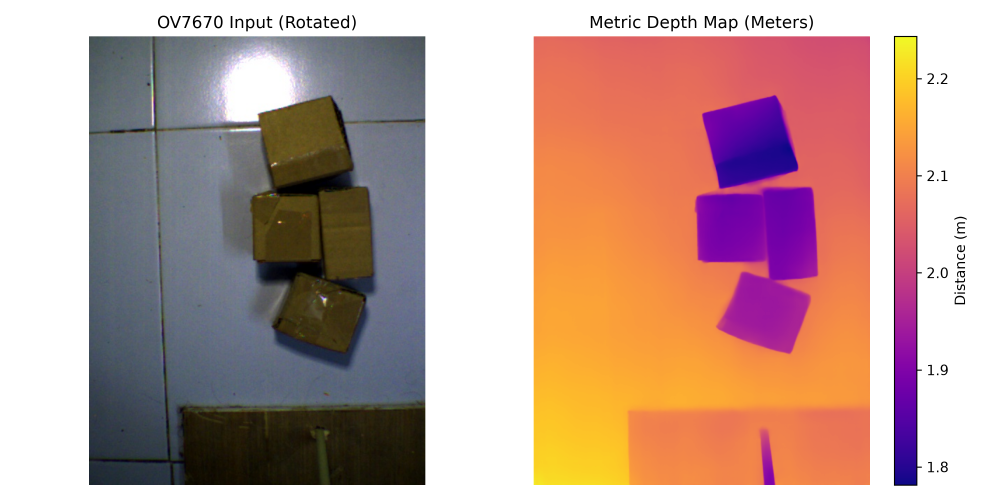
#> input picture ov7670_depth_map.png, 3000 x 1500 px (shown at 1/3 size)
$ python stereo_depth_pipeline.py ov7670_depth_map.png ov7670_depth_map.png   (older library calls are emulated)
#> lines starting #> are read from the running program, lines starting #| are printed output that depends on the picture
#!/usr/bin/env python3
"""
stereo_depth.py - clean depth map from a calibrated stereo pair (e.g. 2x OV7670, 640x480).

Pipeline
  1. Load calibration (mtx_l, dist_l, mtx_r, dist_r, R, T) and rectify both images
  2. Diagnostics: check row alignment / disparity sign with ORB matches (finds calibration problems)
  3. Preprocess: denoise -> histogram-match right to left -> mild CLAHE -> light blur
  4. StereoSGBM (3-way) with numDisparities chosen from your data / geometry
  5. Confidence filtering: WLS filter (opencv-contrib) or left-right consistency check (fallback)
  6. Speckle removal, hole filling, horizontal-median (kills vertical stripes), 2D median, bilateral
  7. Disparity -> depth (Z = f*B/d), save results, plot rectified pair + 2D depth + 3D depth

Usage
  python stereo_depth.py left.jpg right.jpg
  python stereo_depth.py left.jpg right.jpg --min-depth 300 --block-size 9
  python stereo_depth.py --help        (every parameter below is a command-line option)

Depth units = units of T in your calibration file (mm if you gave the square size in mm).

Install:  pip install numpy matplotlib opencv-contrib-python
          (opencv-contrib is needed for the WLS filter; the script falls back without it)
"""
import argparse
import os
import time
from dataclasses import dataclass, fields

import cv2
import numpy as np
import matplotlib.pyplot as plt
from mpl_toolkits.mplot3d import Axes3D  # noqa: F401  (registers the 3d projection)

# ----------------------------------------------------------------------------
# Defaults - edit here, or override on the command line
# ----------------------------------------------------------------------------
LEFT_IMAGE = "dataset/218_left.jpg"
RIGHT_IMAGE = "dataset/218_right.jpg"
CALIB_FILE = "stereo_calibration_params.npz"

HAS_XIMGPROC = hasattr(cv2, "ximgproc")
INVALID16 = -32768


@dataclass
class Config:
    # --- geometry -----------------------------------------------------------
    t_scale: float = 110.0          # multiply T by this (e.g. 10 if T is in cm and you want mm)
    alpha: float = 0.5            # rectify crop: 0 = crop to valid pixels, 1 = keep everything
    # --- preprocessing ------------------------------------------------------
    denoise: bool = False          # non-local-means denoise (OV7670 + JPEG noise)
    denoise_h: float = 6.0        # denoise strength (3-10)
    hist_match: bool = False       # match right histogram to left (brightness/gain differences)
    clahe: bool = False            # mild local contrast (strong CLAHE amplifies noise on flat areas!)
    clahe_clip: float = 1.5
    clahe_tile: int = 8
    blur_sigma: float = 0.0       # final light Gaussian blur, 0 = off
    # --- StereoSGBM ---------------------------------------------------------
    min_disp: int = -1            # -1 = auto (search band start, from ORB matches / --max-depth)
    num_disp: int = 208             # 0 = auto (band width, from ORB matches / --min-depth)
    min_depth: float = 0.0        # closest object you care about (units of T); sets the band end
    block_size: int = 7           # odd, 5-9 for 640x480 noisy sensor
    p1_mult: int = 2              # P1 = p1_mult * block^2
    p2_mult: int = 8             # P2 = p2_mult * block^2  (larger = smoother planes)
    uniqueness: int = 2
    pre_filter_cap: int = 0
    full_dp: bool = True         # True = SGBM_HH (slower, a bit better) instead of 3WAY
    # --- confidence filtering ----------------------------------------------
    wls: bool = True              # WLS filter if opencv-contrib is installed
    wls_lambda: float = 8000.0
    wls_sigma: float = 1.25
    conf_thresh: float = 0.0     # WLS confidence 0-255; raise for cleaner/sparser output
    lr_thresh: float = 1.0        # fallback left-right consistency threshold (px)
    # --- post-processing ----------------------------------------------------
    speckle_size: int = 10       # remove disparity blobs smaller than this (px), 0 = off
    speckle_diff: float = 0.3     # max disparity jump inside a blob (px)
    fill_holes: bool = False       # output: fill invalid pixels from the farther neighbour on the row
    close_ksize: int = 2          # when fill_holes is off: close pinholes up to this size, 0/1 = off
    stripe_ksize: int = 2         # horizontal median width (kills vertical stripes), 1 = off
    median_ksize: int = 2         # 2D median (3 or 5)
    bilateral: bool = False        # edge-preserving final smoothing
    max_depth: float = 0.0        # farthest depth you care about; also starts the search band here, 0 = off
    # --- calibration image size (set via --calib-size W H) ------------------
    calib_size: tuple = (480, 640)


# ----------------------------------------------------------------------------
# Calibration & rectification
# ----------------------------------------------------------------------------
def load_calibration(path, t_scale):
    data = np.load(path)
    calib = {k: np.asarray(data[k], dtype=np.float64)
             for k in ("mtx_l", "dist_l", "mtx_r", "dist_r", "R", "T")}
    calib["T"] = calib["T"].reshape(3, 1) * t_scale
    return calib


# [27 lines left out: functions _scale_K, build_rectifier, not called in this run]


def rectify(img, maps):
    return cv2.remap(img, maps[0], maps[1], cv2.INTER_LINEAR)


# ----------------------------------------------------------------------------
# Diagnostics: is the rectified pair really row-aligned?
# ----------------------------------------------------------------------------
# [244 lines left out: functions check_rectification, choose_disp_range, match_histogram, preprocess, make_sgbm, compute_disparity and 6 more, not called in this run]


# ----------------------------------------------------------------------------
def parse_args():
    ap = argparse.ArgumentParser(description="Clean depth map from a calibrated stereo pair.",
                                 formatter_class=argparse.ArgumentDefaultsHelpFormatter)
    ap.add_argument("left", nargs="?", default=LEFT_IMAGE, help="left image")
    ap.add_argument("right", nargs="?", default=RIGHT_IMAGE, help="right image")
    ap.add_argument("--calib", default=CALIB_FILE, help="calibration .npz")
    ap.add_argument("--calib-size", type=int, nargs=2, metavar=("W", "H"), default=None,
                    help="image size used during calibration (default 640 480); intrinsics are "
                         "rescaled if your images differ")
    ap.add_argument("--out-dir", default="output")
    ap.add_argument("--save-ply", action="store_true", help="also save a coloured point cloud")
    ap.add_argument("--no-plot", action="store_true", help="save plots but don't open windows")
    ap.add_argument("--clip-pct", type=float, default=5.0,
                    help="colour range of the plots = this..100-this percentile of depth")
    ap.add_argument("--surface-step", type=int, default=4, help="pixel stride for the 3D surface")
    defaults = Config()
    for f in fields(Config):
        if f.name == "calib_size":
            continue
        v = getattr(defaults, f.name)
        flag = "--" + f.name.replace("_", "-")
        if isinstance(v, bool):
            ap.add_argument(flag, action=argparse.BooleanOptionalAction, default=v)
        else:
            ap.add_argument(flag, type=type(v), default=v)
    args = ap.parse_args()
    cfg = Config(**{f.name: getattr(args, f.name) for f in fields(Config) if f.name != "calib_size"})
    if args.calib_size:
        cfg.calib_size = tuple(args.calib_size)
    return args, cfg


def main():
    args, cfg = parse_args()
    os.makedirs(args.out_dir, exist_ok=True)
    cfg.block_size |= 1                          # SGBM needs an odd window

    l_bgr = cv2.imread(args.left, cv2.IMREAD_COLOR)
#> l_bgr is the input picture: shape (1500, 3000, 3); mean B, G, R 151.2, 159.2, 192
    r_bgr = cv2.imread(args.right, cv2.IMREAD_COLOR)
    l_bgr = cv2.rotate(l_bgr, cv2.ROTATE_90_COUNTERCLOCKWISE)
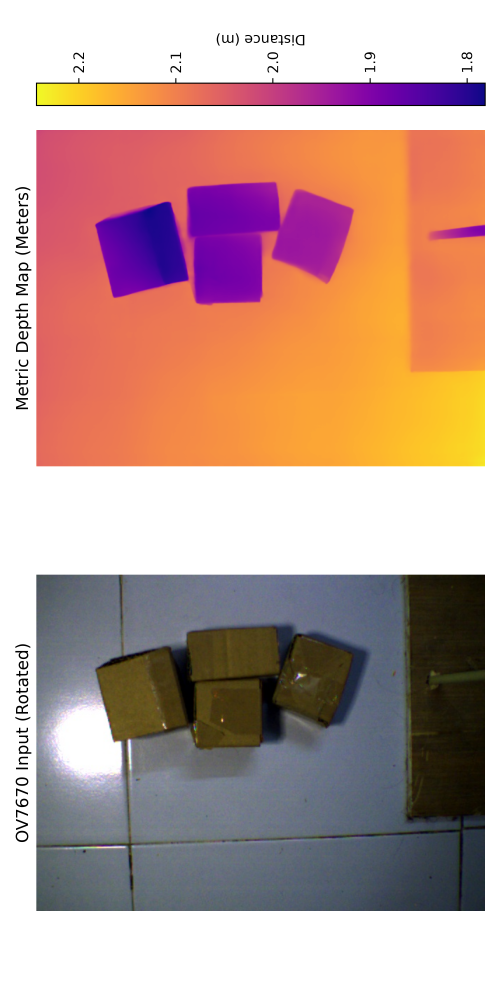
#> l_bgr: shape (3000, 1500, 3) (shown at 1/3 size); mean B, G, R 151.2, 159.2, 192
    r_bgr = cv2.rotate(r_bgr, cv2.ROTATE_90_COUNTERCLOCKWISE)
    if l_bgr is None or r_bgr is None:
        raise SystemExit("Could not read images: %s / %s" % (args.left, args.right))
    if l_bgr.shape != r_bgr.shape:
        raise SystemExit("Left and right images must have the same size.")
    h, w = l_bgr.shape[:2]
#> h = 3000; w = 1500

    calib = load_calibration(args.calib, cfg.t_scale)
    sx, sy = w / cfg.calib_size[0], h / cfg.calib_size[1]
    if abs(sx - 1) > 1e-3 or abs(sy - 1) > 1e-3:
        print('NOTE: images are %dx%d but --calib-size is %dx%d (W H): intrinsics scaled by x%.3f / y%.3f.%s'
              % (w, h, cfg.calib_size[0], cfg.calib_size[1], sx, sy,
                 '  Different x/y factors distort the geometry - check width/height are not swapped.'
                 if abs(sx - sy) > 0.01 else ''))
    rect = build_rectifier(calib, (w, h), cfg)
    f, B = rect["f"], rect["B"]
    l_rect = rectify(l_bgr, rect["map_l"])
    r_rect = rectify(r_bgr, rect["map_r"])
    gl = cv2.cvtColor(l_rect, cv2.COLOR_BGR2GRAY)
    gr = cv2.cvtColor(r_rect, cv2.COLOR_BGR2GRAY)

    # ---- diagnostics -------------------------------------------------------
    diag = check_rectification(gl, gr)
    print("\n=== Calibration / rectification check ===")
    print("Rectified focal length f = %.1f px, baseline B = %.3f (units of T)" % (f, B))
    if diag is None:
        print("Too few ORB matches for a diagnostic (scene may be too plain).")
    else:
        print("ORB matches used: %d | median vertical error: %+.2f px | within 1 px: %.0f%%"
              % (diag["n"], diag["median_dy"], 100 * diag["frac_row_ok"]))
        if diag["frac_row_ok"] < 0.8 or abs(diag["median_dy"]) > 1:
            print("  WARNING: rows are not well aligned. Vertical stripes/noise will persist until the "
                  "calibration is improved (more checkerboard poses, covering the corners, RMS < 0.5 px).")
        if np.median(diag["dx"]) < 0:
            print("  WARNING: negative disparities - left/right images (or calibration order) are swapped.")
        else:
            print("  Matched disparity range: %.0f .. %.0f px"
                  % (np.percentile(diag["dx"], 1), np.percentile(diag["dx"], 99)))

    # ---- parameters --------------------------------------------------------
    cfg.min_disp, num_disp, src = choose_disp_range(cfg, f, B, diag)
    d_hi = cfg.min_disp + num_disp
    print("\n=== Matcher parameters ===")
    print("minDisparity = %d | numDisparities = %d (%s) | blockSize = %d | P1 = %d | P2 = %d"
          % (cfg.min_disp, num_disp, src, cfg.block_size | 1,
             cfg.p1_mult * cfg.block_size ** 2, cfg.p2_mult * cfg.block_size ** 2))
    zmin = f * B / d_hi
    zmax = f * B / cfg.min_disp if cfg.min_disp > 0 else float("inf")
    print("Searching disparities %d..%d px  ->  depth range %.4g .. %.4g (units of T)"
          % (cfg.min_disp, d_hi - 1, zmin, zmax))
    print("Depth error for a 0.5 px disparity error: %.3g at %.4g, %.3g at %.4g"
          % ((zmin * 1.5) ** 2 / (f * B) * 0.5, zmin * 1.5, (zmin * 3) ** 2 / (f * B) * 0.5, zmin * 3))
    if d_hi > 0.3 * w:
        print("  NOTE: the left %d columns (%.0f%%) cannot be matched - the scene is close for this "
              "baseline. Move farther away (disparity falls as 1/depth) or reduce the baseline."
              % (d_hi, 100.0 * d_hi / w))
    print("Filter: %s" % ("WLS (opencv-contrib)" if HAS_XIMGPROC and cfg.wls
                          else "left-right consistency check (install opencv-contrib-python for WLS)"))

    # ---- matching ----------------------------------------------------------
    t0 = time.time()
    pl, pr = preprocess(gl, gr, cfg)
    raw, disp, valid = compute_disparity(pl, pr, cfg, num_disp)
    valid = remove_speckles(disp, valid, cfg.speckle_size, cfg.speckle_diff)
    print('Confident pixels after matching/filtering: %.1f%% of the image' % (100 * valid.mean()))
    final = refine(disp, valid, cfg)

        # 1. Base geometric mask from ROI and your configuration settings
    keep = rect["roi"] & (final > 0)

    if cfg.fill_holes:
        margin = np.zeros_like(valid)
        margin[:, :cfg.min_disp + num_disp] = True    # left columns SGBM cannot match
        keep &= ~(margin & ~valid)
    else:
        k = cfg.close_ksize
        vm = cv2.morphologyEx(valid.astype(np.uint8), cv2.MORPH_CLOSE,
                              np.ones((k, k), np.uint8)).astype(bool) if k > 1 else valid
        keep &= vm

    # 2. Initialize depth map strictly as NaNs
    depth = np.full(final.shape, np.nan, np.float32)

    # 3. Safely extract valid disparities inside the mask
    # We add an extra safety check (final > 0.5) to protect against tiny numbers near zero
    valid_disparity_mask = keep & (final > 0.5)

    # 4. Perform the depth calculation
    depth[valid_disparity_mask] = f * B / final[valid_disparity_mask]

    # 5. Dynamic Safety Scale Protection (Since cfg.max_depth is 0)
    # If max_depth is 0, we automatically filter out values higher than the 98th percentile
    # This completely stops the "giant blue plain" scale explosion bug.
    if cfg.max_depth > 0:
        depth[depth > cfg.max_depth] = np.nan
    else:
        # Auto-protect: Find the real maximum depth of the valid pixels, discarding extreme edge spikes
        finite_depths = depth[np.isfinite(depth)]
        if finite_depths.size > 0:
            auto_max_limit = np.percentile(finite_depths, 98)
            depth[depth > auto_max_limit] = np.nan

    print("\nMatching + filtering took %.2f s | valid pixels: %.1f%%"
          % (time.time() - t0, 100 * np.isfinite(depth).mean()))

    # ---- save --------------------------------------------------------------
    np.save(os.path.join(args.out_dir, "depth.npy"), depth)
    np.save(os.path.join(args.out_dir, "disparity.npy"), np.where(keep, final, np.nan).astype(np.float32))
    cv2.imwrite(os.path.join(args.out_dir, "left_rectified.png"), l_rect)
    cv2.imwrite(os.path.join(args.out_dir, "right_rectified.png"), r_rect)
    fin = np.isfinite(depth)
    if fin.any():
        lo, hi = np.percentile(depth[fin], [2, 98])
        norm = np.nan_to_num(np.clip((depth - lo) / max(hi - lo, 1e-6), 0, 1))
        vis = cv2.applyColorMap((255 * (1 - norm)).astype(np.uint8), cv2.COLORMAP_TURBO)
        vis[~fin] = 0
        cv2.imwrite(os.path.join(args.out_dir, "depth_color.png"), vis)
    if args.save_ply:
        save_ply(os.path.join(args.out_dir, "cloud.ply"), rect["Q"], np.where(keep, final, 0),
                 l_rect, keep & np.isfinite(depth))
    print("Saved results to ./%s/" % args.out_dir)

    show_plots(l_rect, r_rect, raw, depth, max(args.surface_step, 1), args.out_dir, args.clip_pct)
    if not args.no_plot:
        plt.show()


if __name__ == "__main__":
#> (the run stopped early here; a loop or call above may not have finished)
